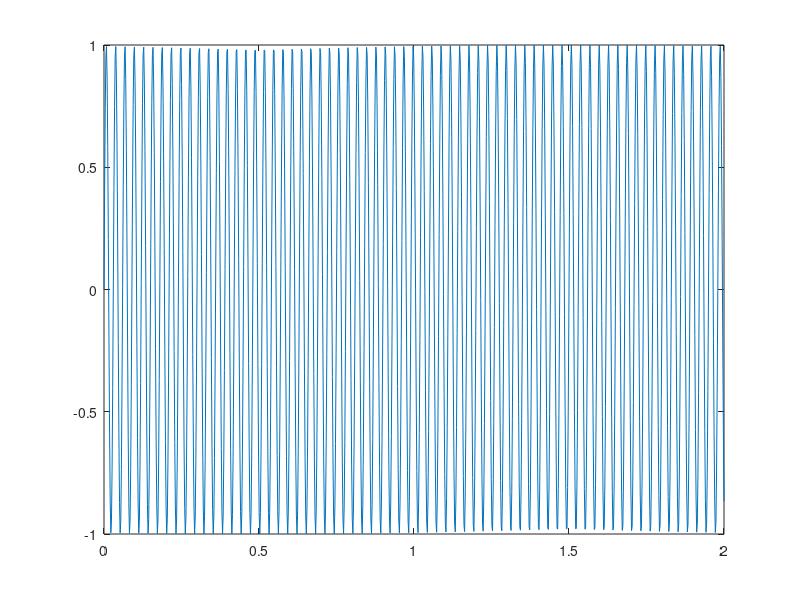

MATLAB code for this plot: (Note: this script raises an error after producing the figure.)
%% testing fft stuff
n = 1000;
t = linspace(0,2,n);
Fs = (n-1) / (t(end) - t(1));
period = 0.03;
y = sin(2*pi/period * t);
% y = t;

figure(1)
plot(t,y);

Y = fftshift(fft(y, 5000));
N = length(Y);
f = linspace(-Fs/2, Fs/2, N);

Yf = bandpass(Y, [1, 50], Fs);


figure(2)
hold on;
plot(f, abs(Y));
plot(f, abs(Yf));
hold off;